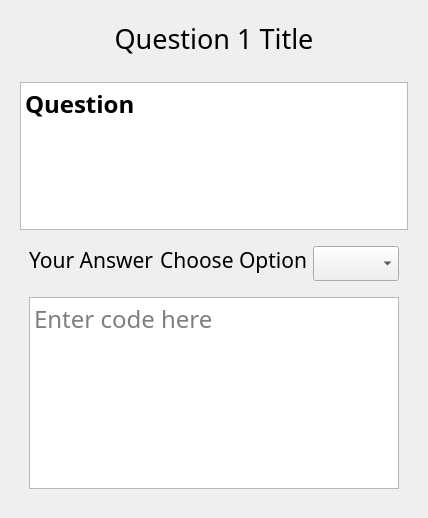
            <widget class="QWidget" name="q1_page">
             <layout class="QVBoxLayout" name="verticalLayout_15">
              <item>
               <widget class="QWidget" name="q1_header" native="true">
                <property name="minimumSize">
                 <size>
                  <width>0</width>
                  <height>50</height>
                 </size>
                </property>
                <property name="maximumSize">
                 <size>
                  <width>16777215</width>
                  <height>75</height>
                 </size>
                </property>
                <layout class="QHBoxLayout" name="horizontalLayout_17">
                 <item>
                  <widget class="QLabel" name="q2_title_2">
                   <property name="font">
                    <font>
                     <family>Orbitron</family>
                     <pointsize>20</pointsize>
                    </font>
                   </property>
                   <property name="text">
                    <string>Question 1 Title</string>
                   </property>
                   <property name="alignment">
                    <set>Qt::AlignCenter</set>
                   </property>
                  </widget>
                 </item>
                </layout>
               </widget>
              </item>
              <item>
               <widget class="QWidget" name="qn_1" native="true">
                <layout class="QVBoxLayout" name="verticalLayout_13">
                 <item>
                  <widget class="QWidget" name="widget_6" native="true">
                   <property name="maximumSize">
                    <size>
                     <width>16777215</width>
                     <height>150</height>
                    </size>
                   </property>
                   <layout class="QVBoxLayout" name="verticalLayout_14">
                    <property name="spacing">
                     <number>0</number>
                    </property>
                    <property name="leftMargin">
                     <number>0</number>
                    </property>
                    <property name="topMargin">
                     <number>1</number>
                    </property>
                    <property name="rightMargin">
                     <number>0</number>
                    </property>
                    <property name="bottomMargin">
                     <number>1</number>
                    </property>
                    <item>
                     <widget class="QPlainTextEdit" name="plainTextEdit_2">
                      <property name="font">
                       <font>
                        <family>Agency FB</family>
                        <pointsize>18</pointsize>
                        <weight>75</weight>
                        <bold>true</bold>
                       </font>
                      </property>
                      <property name="readOnly">
                       <bool>true</bool>
                      </property>
                      <property name="plainText">
                       <string>Question</string>
                      </property>
                     </widget>
                    </item>
                   </layout>
                  </widget>
                 </item>
                 <item>
                  <widget class="QWidget" name="widget_13" native="true">
                   <property name="maximumSize">
                    <size>
                     <width>16777215</width>
                     <height>45</height>
                    </size>
                   </property>
                   <layout class="QHBoxLayout" name="horizontalLayout_15">
                    <item>
                     <widget class="QLabel" name="label_3">
                      <property name="font">
                       <font>
                        <family>Orbitron</family>
                        <pointsize>16</pointsize>
                       </font>
                      </property>
                      <property name="text">
                       <string>Your Answer</string>
                      </property>
                     </widget>
                    </item>
                    <item>
                     <widget class="QLabel" name="label_8">
                      <property name="font">
                       <font>
                        <family>Orbitron</family>
                        <pointsize>16</pointsize>
                       </font>
                      </property>
                      <property name="text">
                       <string>Choose Option</string>
                      </property>
                      <property name="alignment">
                       <set>Qt::AlignRight|Qt::AlignTrailing|Qt::AlignVCenter</set>
                      </property>
                     </widget>
                    </item>
                    <item>
                     <widget class="QComboBox" name="comboBox_4">
                      <property name="minimumSize">
                       <size>
                        <width>0</width>
                        <height>35</height>
                       </size>
                      </property>
                      <property name="maximumSize">
                       <size>
                        <width>175</width>
                        <height>16777215</height>
                       </size>
                      </property>
                      <property name="font">
                       <font>
                        <family>Orbitron</family>
                        <pointsize>12</pointsize>
                       </font>
                      </property>
                     </widget>
                    </item>
                   </layout>
                  </widget>
                 </item>
                 <item>
                  <widget class="QWidget" name="widget_14" native="true">
                   <layout class="QHBoxLayout" name="horizontalLayout_5">
                    <item>
                     <widget class="QPlainTextEdit" name="plainTextEdit_4">
                      <property name="font">
                       <font>
                        <family>Agency FB</family>
                        <pointsize>18</pointsize>
                       </font>
                      </property>
                      <property name="placeholderText">
                       <string>Enter code here</string>
                      </property>
                     </widget>
                    </item>
                   </layout>
                  </widget>
                 </item>
                </layout>
               </widget>
              </item>
             </layout>
            </widget>
